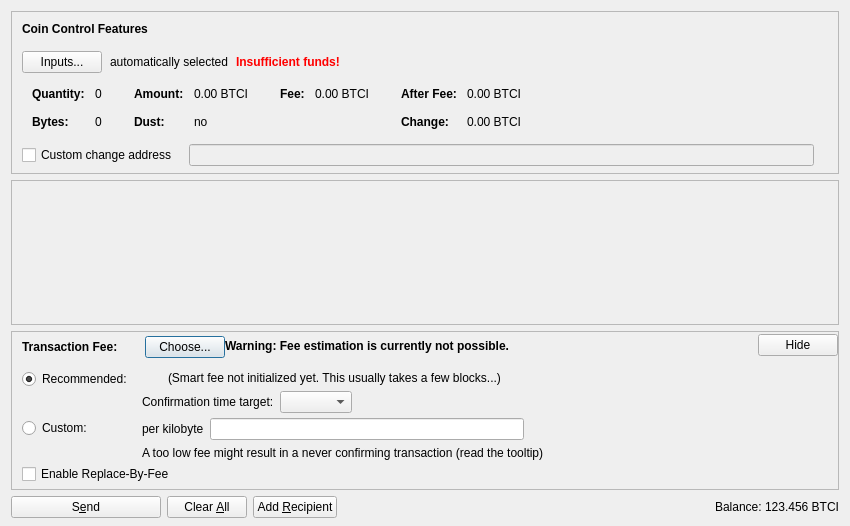
<?xml version="1.0" encoding="UTF-8"?>
<ui version="4.0">
 <class>SendCoinsDialog</class>
 <widget class="QDialog" name="SendCoinsDialog">
  <property name="geometry">
   <rect>
    <x>0</x>
    <y>0</y>
    <width>850</width>
    <height>526</height>
   </rect>
  </property>
  <property name="windowTitle">
   <string>Send Coins</string>
  </property>
  <layout class="QVBoxLayout" name="verticalLayout" stretch="0,1,0,0">
   <property name="bottomMargin">
    <number>8</number>
   </property>
   <item>
    <widget class="QFrame" name="frameCoinControl">
     <property name="sizePolicy">
      <sizepolicy hsizetype="Expanding" vsizetype="Expanding">
       <horstretch>0</horstretch>
       <verstretch>0</verstretch>
      </sizepolicy>
     </property>
     <property name="maximumSize">
      <size>
       <width>16777215</width>
       <height>16777215</height>
      </size>
     </property>
     <property name="frameShape">
      <enum>QFrame::StyledPanel</enum>
     </property>
     <property name="frameShadow">
      <enum>QFrame::Sunken</enum>
     </property>
     <layout class="QVBoxLayout" name="verticalLayoutCoinControl2">
      <property name="spacing">
       <number>0</number>
      </property>
      <property name="leftMargin">
       <number>0</number>
      </property>
      <property name="topMargin">
       <number>0</number>
      </property>
      <property name="rightMargin">
       <number>0</number>
      </property>
      <property name="bottomMargin">
       <number>6</number>
      </property>
      <item>
       <layout class="QVBoxLayout" name="verticalLayoutCoinControl" stretch="0,0,0,0,1">
        <property name="spacing">
         <number>0</number>
        </property>
        <property name="leftMargin">
         <number>10</number>
        </property>
        <property name="topMargin">
         <number>10</number>
        </property>
        <item>
         <layout class="QHBoxLayout" name="horizontalLayoutCoinControl1">
          <property name="bottomMargin">
           <number>15</number>
          </property>
          <item>
           <widget class="QLabel" name="labelCoinControlFeatures">
            <property name="sizePolicy">
             <sizepolicy hsizetype="Preferred" vsizetype="Maximum">
              <horstretch>0</horstretch>
              <verstretch>0</verstretch>
             </sizepolicy>
            </property>
            <property name="font">
             <font>
              <weight>75</weight>
              <bold>true</bold>
             </font>
            </property>
            <property name="styleSheet">
             <string notr="true">font-weight:bold;</string>
            </property>
            <property name="text">
             <string>Coin Control Features</string>
            </property>
           </widget>
          </item>
         </layout>
        </item>
        <item>
         <layout class="QHBoxLayout" name="horizontalLayoutCoinControl2" stretch="0,0,0,0">
          <property name="spacing">
           <number>8</number>
          </property>
          <property name="bottomMargin">
           <number>10</number>
          </property>
          <item>
           <widget class="QPushButton" name="pushButtonCoinControl">
            <property name="styleSheet">
             <string notr="true"/>
            </property>
            <property name="text">
             <string>Inputs...</string>
            </property>
            <property name="autoDefault">
             <bool>false</bool>
            </property>
           </widget>
          </item>
          <item>
           <widget class="QLabel" name="labelCoinControlAutomaticallySelected">
            <property name="text">
             <string>automatically selected</string>
            </property>
            <property name="margin">
             <number>5</number>
            </property>
           </widget>
          </item>
          <item>
           <widget class="QLabel" name="labelCoinControlInsuffFunds">
            <property name="font">
             <font>
              <weight>75</weight>
              <bold>true</bold>
             </font>
            </property>
            <property name="styleSheet">
             <string notr="true">color:red;font-weight:bold;</string>
            </property>
            <property name="text">
             <string>Insufficient funds!</string>
            </property>
            <property name="margin">
             <number>5</number>
            </property>
           </widget>
          </item>
          <item>
           <spacer name="horizontalSpacerCoinControl">
            <property name="orientation">
             <enum>Qt::Horizontal</enum>
            </property>
            <property name="sizeHint" stdset="0">
             <size>
              <width>40</width>
              <height>1</height>
             </size>
            </property>
           </spacer>
          </item>
         </layout>
        </item>
        <item>
         <widget class="QWidget" name="widgetCoinControl" native="true">
          <property name="sizePolicy">
           <sizepolicy hsizetype="Preferred" vsizetype="Preferred">
            <horstretch>0</horstretch>
            <verstretch>0</verstretch>
           </sizepolicy>
          </property>
          <property name="minimumSize">
           <size>
            <width>0</width>
            <height>0</height>
           </size>
          </property>
          <property name="styleSheet">
           <string notr="true"/>
          </property>
          <layout class="QHBoxLayout" name="horizontalLayoutCoinControl5">
           <property name="leftMargin">
            <number>0</number>
           </property>
           <property name="topMargin">
            <number>0</number>
           </property>
           <property name="rightMargin">
            <number>0</number>
           </property>
           <property name="bottomMargin">
            <number>0</number>
           </property>
           <item>
            <layout class="QHBoxLayout" name="horizontalLayoutCoinControl3" stretch="0,0,0,1">
             <property name="spacing">
              <number>20</number>
             </property>
             <property name="topMargin">
              <number>0</number>
             </property>
             <property name="bottomMargin">
              <number>10</number>
             </property>
             <item>
              <layout class="QFormLayout" name="formLayoutCoinControl1">
               <property name="horizontalSpacing">
                <number>10</number>
               </property>
               <property name="verticalSpacing">
                <number>14</number>
               </property>
               <property name="leftMargin">
                <number>10</number>
               </property>
               <property name="topMargin">
                <number>4</number>
               </property>
               <property name="rightMargin">
                <number>6</number>
               </property>
               <item row="0" column="0">
                <widget class="QLabel" name="labelCoinControlQuantityText">
                 <property name="font">
                  <font>
                   <weight>75</weight>
                   <bold>true</bold>
                  </font>
                 </property>
                 <property name="text">
                  <string>Quantity:</string>
                 </property>
                 <property name="margin">
                  <number>0</number>
                 </property>
                </widget>
               </item>
               <item row="0" column="1">
                <widget class="QLabel" name="labelCoinControlQuantity">
                 <property name="cursor">
                  <cursorShape>IBeamCursor</cursorShape>
                 </property>
                 <property name="contextMenuPolicy">
                  <enum>Qt::ActionsContextMenu</enum>
                 </property>
                 <property name="text">
                  <string notr="true">0</string>
                 </property>
                 <property name="margin">
                  <number>0</number>
                 </property>
                 <property name="textInteractionFlags">
                  <set>Qt::LinksAccessibleByMouse|Qt::TextSelectableByKeyboard|Qt::TextSelectableByMouse</set>
                 </property>
                </widget>
               </item>
               <item row="1" column="0">
                <widget class="QLabel" name="labelCoinControlBytesText">
                 <property name="font">
                  <font>
                   <weight>75</weight>
                   <bold>true</bold>
                  </font>
                 </property>
                 <property name="text">
                  <string>Bytes:</string>
                 </property>
                </widget>
               </item>
               <item row="1" column="1">
                <widget class="QLabel" name="labelCoinControlBytes">
                 <property name="cursor">
                  <cursorShape>IBeamCursor</cursorShape>
                 </property>
                 <property name="contextMenuPolicy">
                  <enum>Qt::ActionsContextMenu</enum>
                 </property>
                 <property name="text">
                  <string notr="true">0</string>
                 </property>
                 <property name="textInteractionFlags">
                  <set>Qt::LinksAccessibleByMouse|Qt::TextSelectableByKeyboard|Qt::TextSelectableByMouse</set>
                 </property>
                </widget>
               </item>
              </layout>
             </item>
             <item>
              <layout class="QFormLayout" name="formLayoutCoinControl2">
               <property name="horizontalSpacing">
                <number>10</number>
               </property>
               <property name="verticalSpacing">
                <number>14</number>
               </property>
               <property name="leftMargin">
                <number>6</number>
               </property>
               <property name="topMargin">
                <number>4</number>
               </property>
               <property name="rightMargin">
                <number>6</number>
               </property>
               <item row="0" column="0">
                <widget class="QLabel" name="labelCoinControlAmountText">
                 <property name="font">
                  <font>
                   <weight>75</weight>
                   <bold>true</bold>
                  </font>
                 </property>
                 <property name="text">
                  <string>Amount:</string>
                 </property>
                 <property name="margin">
                  <number>0</number>
                 </property>
                </widget>
               </item>
               <item row="0" column="1">
                <widget class="QLabel" name="labelCoinControlAmount">
                 <property name="cursor">
                  <cursorShape>IBeamCursor</cursorShape>
                 </property>
                 <property name="contextMenuPolicy">
                  <enum>Qt::ActionsContextMenu</enum>
                 </property>
                 <property name="text">
                  <string notr="true">0.00 BTCI</string>
                 </property>
                 <property name="textInteractionFlags">
                  <set>Qt::LinksAccessibleByMouse|Qt::TextSelectableByKeyboard|Qt::TextSelectableByMouse</set>
                 </property>
                </widget>
               </item>
               <item row="1" column="0">
                <widget class="QLabel" name="labelCoinControlLowOutputText">
                 <property name="font">
                  <font>
                   <weight>75</weight>
                   <bold>true</bold>
                  </font>
                 </property>
                 <property name="text">
                  <string>Dust:</string>
                 </property>
                </widget>
               </item>
               <item row="1" column="1">
                <widget class="QLabel" name="labelCoinControlLowOutput">
                 <property name="cursor">
                  <cursorShape>IBeamCursor</cursorShape>
                 </property>
                 <property name="contextMenuPolicy">
                  <enum>Qt::ActionsContextMenu</enum>
                 </property>
                 <property name="text">
                  <string notr="true">no</string>
                 </property>
                 <property name="textInteractionFlags">
                  <set>Qt::LinksAccessibleByMouse|Qt::TextSelectableByKeyboard|Qt::TextSelectableByMouse</set>
                 </property>
                </widget>
               </item>
              </layout>
             </item>
             <item>
              <layout class="QFormLayout" name="formLayoutCoinControl3">
               <property name="horizontalSpacing">
                <number>10</number>
               </property>
               <property name="verticalSpacing">
                <number>14</number>
               </property>
               <property name="leftMargin">
                <number>6</number>
               </property>
               <property name="topMargin">
                <number>4</number>
               </property>
               <property name="rightMargin">
                <number>6</number>
               </property>
               <item row="0" column="0">
                <widget class="QLabel" name="labelCoinControlFeeText">
                 <property name="font">
                  <font>
                   <weight>75</weight>
                   <bold>true</bold>
                  </font>
                 </property>
                 <property name="text">
                  <string>Fee:</string>
                 </property>
                 <property name="margin">
                  <number>0</number>
                 </property>
                </widget>
               </item>
               <item row="0" column="1">
                <widget class="QLabel" name="labelCoinControlFee">
                 <property name="cursor">
                  <cursorShape>IBeamCursor</cursorShape>
                 </property>
                 <property name="contextMenuPolicy">
                  <enum>Qt::ActionsContextMenu</enum>
                 </property>
                 <property name="text">
                  <string notr="true">0.00 BTCI</string>
                 </property>
                 <property name="textInteractionFlags">
                  <set>Qt::LinksAccessibleByMouse|Qt::TextSelectableByKeyboard|Qt::TextSelectableByMouse</set>
                 </property>
                </widget>
               </item>
              </layout>
             </item>
             <item>
              <layout class="QFormLayout" name="formLayoutCoinControl4">
               <property name="horizontalSpacing">
                <number>10</number>
               </property>
               <property name="verticalSpacing">
                <number>14</number>
               </property>
               <property name="leftMargin">
                <number>6</number>
               </property>
               <property name="topMargin">
                <number>4</number>
               </property>
               <property name="rightMargin">
                <number>6</number>
               </property>
               <item row="0" column="0">
                <widget class="QLabel" name="labelCoinControlAfterFeeText">
                 <property name="font">
                  <font>
                   <weight>75</weight>
                   <bold>true</bold>
                  </font>
                 </property>
                 <property name="text">
                  <string>After Fee:</string>
                 </property>
                 <property name="margin">
                  <number>0</number>
                 </property>
                </widget>
               </item>
               <item row="0" column="1">
                <widget class="QLabel" name="labelCoinControlAfterFee">
                 <property name="cursor">
                  <cursorShape>IBeamCursor</cursorShape>
                 </property>
                 <property name="contextMenuPolicy">
                  <enum>Qt::ActionsContextMenu</enum>
                 </property>
                 <property name="text">
                  <string notr="true">0.00 BTCI</string>
                 </property>
                 <property name="textInteractionFlags">
                  <set>Qt::LinksAccessibleByMouse|Qt::TextSelectableByKeyboard|Qt::TextSelectableByMouse</set>
                 </property>
                </widget>
               </item>
               <item row="1" column="0">
                <widget class="QLabel" name="labelCoinControlChangeText">
                 <property name="font">
                  <font>
                   <weight>75</weight>
                   <bold>true</bold>
                  </font>
                 </property>
                 <property name="text">
                  <string>Change:</string>
                 </property>
                </widget>
               </item>
               <item row="1" column="1">
                <widget class="QLabel" name="labelCoinControlChange">
                 <property name="cursor">
                  <cursorShape>IBeamCursor</cursorShape>
                 </property>
                 <property name="contextMenuPolicy">
                  <enum>Qt::ActionsContextMenu</enum>
                 </property>
                 <property name="text">
                  <string notr="true">0.00 BTCI</string>
                 </property>
                 <property name="textInteractionFlags">
                  <set>Qt::LinksAccessibleByMouse|Qt::TextSelectableByKeyboard|Qt::TextSelectableByMouse</set>
                 </property>
                </widget>
               </item>
              </layout>
             </item>
            </layout>
           </item>
          </layout>
         </widget>
        </item>
        <item>
         <layout class="QHBoxLayout" name="horizontalLayoutCoinControl4" stretch="0,0,0">
          <property name="spacing">
           <number>12</number>
          </property>
          <property name="sizeConstraint">
           <enum>QLayout::SetDefaultConstraint</enum>
          </property>
          <property name="topMargin">
           <number>5</number>
          </property>
          <property name="rightMargin">
           <number>5</number>
          </property>
          <item>
           <widget class="QCheckBox" name="checkBoxCoinControlChange">
            <property name="toolTip">
             <string>If this is activated, but the change address is empty or invalid, change will be sent to a newly generated address.</string>
            </property>
            <property name="text">
             <string>Custom change address</string>
            </property>
           </widget>
          </item>
          <item>
           <widget class="QValidatedLineEdit" name="lineEditCoinControlChange">
            <property name="enabled">
             <bool>false</bool>
            </property>
            <property name="sizePolicy">
             <sizepolicy hsizetype="Expanding" vsizetype="Fixed">
              <horstretch>0</horstretch>
              <verstretch>0</verstretch>
             </sizepolicy>
            </property>
           </widget>
          </item>
          <item>
           <widget class="QLabel" name="labelCoinControlChangeLabel">
            <property name="sizePolicy">
             <sizepolicy hsizetype="Preferred" vsizetype="Expanding">
              <horstretch>0</horstretch>
              <verstretch>0</verstretch>
             </sizepolicy>
            </property>
            <property name="minimumSize">
             <size>
              <width>0</width>
              <height>0</height>
             </size>
            </property>
            <property name="text">
             <string/>
            </property>
            <property name="margin">
             <number>3</number>
            </property>
           </widget>
          </item>
         </layout>
        </item>
        <item>
         <spacer name="verticalSpacerCoinControl">
          <property name="orientation">
           <enum>Qt::Vertical</enum>
          </property>
          <property name="sizeHint" stdset="0">
           <size>
            <width>800</width>
            <height>1</height>
           </size>
          </property>
         </spacer>
        </item>
       </layout>
      </item>
     </layout>
    </widget>
   </item>
   <item>
    <widget class="QScrollArea" name="scrollArea">
     <property name="widgetResizable">
      <bool>true</bool>
     </property>
     <widget class="QWidget" name="scrollAreaWidgetContents">
      <property name="geometry">
       <rect>
        <x>0</x>
        <y>0</y>
        <width>830</width>
        <height>104</height>
       </rect>
      </property>
      <layout class="QVBoxLayout" name="verticalLayout_2" stretch="0,1">
       <property name="leftMargin">
        <number>0</number>
       </property>
       <property name="topMargin">
        <number>0</number>
       </property>
       <property name="rightMargin">
        <number>0</number>
       </property>
       <property name="bottomMargin">
        <number>0</number>
       </property>
       <item>
        <layout class="QVBoxLayout" name="entries">
         <property name="spacing">
          <number>6</number>
         </property>
        </layout>
       </item>
       <item>
        <spacer name="verticalSpacer">
         <property name="orientation">
          <enum>Qt::Vertical</enum>
         </property>
         <property name="sizeHint" stdset="0">
          <size>
           <width>20</width>
           <height>40</height>
          </size>
         </property>
        </spacer>
       </item>
      </layout>
     </widget>
    </widget>
   </item>
   <item>
    <widget class="QFrame" name="frameFee">
     <property name="sizePolicy">
      <sizepolicy hsizetype="Expanding" vsizetype="Expanding">
       <horstretch>0</horstretch>
       <verstretch>0</verstretch>
      </sizepolicy>
     </property>
     <property name="maximumSize">
      <size>
       <width>16777215</width>
       <height>16777215</height>
      </size>
     </property>
     <property name="frameShape">
      <enum>QFrame::StyledPanel</enum>
     </property>
     <property name="frameShadow">
      <enum>QFrame::Sunken</enum>
     </property>
     <layout class="QVBoxLayout" name="verticalLayoutFee1">
      <property name="spacing">
       <number>0</number>
      </property>
      <property name="leftMargin">
       <number>0</number>
      </property>
      <property name="topMargin">
       <number>0</number>
      </property>
      <property name="rightMargin">
       <number>0</number>
      </property>
      <property name="bottomMargin">
       <number>0</number>
      </property>
      <item>
       <layout class="QVBoxLayout" name="verticalLayoutFee2" stretch="0,0,0">
        <property name="spacing">
         <number>0</number>
        </property>
        <property name="leftMargin">
         <number>10</number>
        </property>
        <property name="topMargin">
         <number>0</number>
        </property>
        <item>
         <layout class="QHBoxLayout" name="horizontalLayoutFee1">
          <property name="bottomMargin">
           <number>0</number>
          </property>
          <item>
           <layout class="QVBoxLayout" name="verticalLayoutFee7">
            <property name="spacing">
             <number>0</number>
            </property>
            <item>
             <spacer name="verticalSpacerSmartFee">
              <property name="orientation">
               <enum>Qt::Vertical</enum>
              </property>
              <property name="sizeType">
               <enum>QSizePolicy::Fixed</enum>
              </property>
              <property name="sizeHint" stdset="0">
               <size>
                <width>1</width>
                <height>4</height>
               </size>
              </property>
             </spacer>
            </item>
            <item>
             <layout class="QHBoxLayout" name="horizontalLayoutSmartFee">
              <property name="spacing">
               <number>10</number>
              </property>
              <item>
               <widget class="QLabel" name="labelFeeHeadline">
                <property name="sizePolicy">
                 <sizepolicy hsizetype="Preferred" vsizetype="Maximum">
                  <horstretch>0</horstretch>
                  <verstretch>0</verstretch>
                 </sizepolicy>
                </property>
                <property name="font">
                 <font>
                  <weight>75</weight>
                  <bold>true</bold>
                 </font>
                </property>
                <property name="styleSheet">
                 <string notr="true">font-weight:bold;</string>
                </property>
                <property name="text">
                 <string>Transaction Fee:</string>
                </property>
               </widget>
              </item>
              <item>
               <widget class="QLabel" name="labelFeeMinimized">
                <property name="text">
                 <string/>
                </property>
               </widget>
              </item>
              <item>
               <widget class="QPushButton" name="buttonChooseFee">
                <property name="text">
                 <string>Choose...</string>
                </property>
               </widget>
              </item>
             </layout>
            </item>
            <item>
             <spacer name="verticalSpacer_5">
              <property name="orientation">
               <enum>Qt::Vertical</enum>
              </property>
              <property name="sizeHint" stdset="0">
               <size>
                <width>1</width>
                <height>1</height>
               </size>
              </property>
             </spacer>
            </item>
           </layout>
          </item>
          <item>
           <widget class="QLabel" name="fallbackFeeWarningLabel">
            <property name="toolTip">
             <string>Using the fallbackfee can result in sending a transaction that will take several hours or days (or never) to confirm. Consider choosing your fee manually or wait until you have validated the complete chain.</string>
            </property>
            <property name="font">
            <font>
                <weight>75</weight>
                <bold>true</bold>
            </font>
            </property>
            <property name="text">
             <string>Warning: Fee estimation is currently not possible.</string>
            </property>
            <property name="wordWrap">
             <bool>false</bool>
            </property>
           </widget>
          </item>
          <item>
           <spacer name="horizontalSpacer_4">
            <property name="orientation">
             <enum>Qt::Horizontal</enum>
            </property>
            <property name="sizeType">
             <enum>QSizePolicy::MinimumExpanding</enum>
            </property>
            <property name="sizeHint" stdset="0">
             <size>
              <width>40</width>
              <height>20</height>
             </size>
            </property>
           </spacer>
          </item>
          <item>
           <widget class="QPushButton" name="buttonMinimizeFee">
            <property name="toolTip">
             <string>Hide transaction fee settings</string>
            </property>
            <property name="text">
             <string>Hide</string>
            </property>
           </widget>
          </item>
         </layout>
        </item>
        <item>
         <widget class="QFrame" name="frameFeeSelection">
          <layout class="QVBoxLayout" name="verticalLayoutFee12">
           <property name="spacing">
            <number>0</number>
           </property>
           <property name="leftMargin">
            <number>0</number>
           </property>
           <property name="topMargin">
            <number>0</number>
           </property>
           <property name="rightMargin">
            <number>0</number>
           </property>
           <property name="bottomMargin">
            <number>0</number>
           </property>
           <item>
            <layout class="QGridLayout" name="gridLayoutFee">
             <property name="topMargin">
              <number>10</number>
             </property>
             <property name="bottomMargin">
              <number>4</number>
             </property>
             <property name="horizontalSpacing">
              <number>10</number>
             </property>
             <property name="verticalSpacing">
              <number>4</number>
             </property>
             <item row="1" column="1">
              <layout class="QVBoxLayout" name="verticalLayoutFee8">
               <property name="spacing">
                <number>6</number>
               </property>
               <item>
                <layout class="QHBoxLayout" name="horizontalLayoutFee13">
                 <item>
                  <widget class="QLabel" name="labelCustomPerKilobyte">
                   <property name="toolTip">
                    <string>Specify a custom fee per kB (1,000 bytes) of the transaction's virtual size.

Note:  Since the fee is calculated on a per-byte basis, a fee of "100 satoshis per kB" for a transaction size of 500 bytes (half of 1 kB) would ultimately yield a fee of only 50 satoshis.</string>
                   </property>
                   <property name="text">
                    <string>per kilobyte</string>
                   </property>
                  </widget>
                 </item>
                 <item>
                  <widget class="BitcoinAmountField" name="customFee"/>
                 </item>
                 <item>
                  <spacer name="horizontalSpacer_6">
                   <property name="orientation">
                    <enum>Qt::Horizontal</enum>
                   </property>
                   <property name="sizeHint" stdset="0">
                    <size>
                     <width>1</width>
                     <height>1</height>
                    </size>
                   </property>
                  </spacer>
                 </item>
                </layout>
               </item>
               <item>
                <layout class="QHBoxLayout" name="horizontalLayoutFee8">
                 <item>
                  <widget class="QLabel" name="labelCustomFeeWarning">
                   <property name="enabled">
                    <bool>true</bool>
                   </property>
                   <property name="toolTip">
                    <string>When there is less transaction volume than space in the blocks, miners as well as relaying nodes may enforce a minimum fee. Paying only this minimum fee is just fine, but be aware that this can result in a never confirming transaction once there is more demand for bitcoin transactions than the network can process.</string>
                   </property>
                   <property name="text">
                    <string>A too low fee might result in a never confirming transaction (read the tooltip)</string>
                   </property>
                  </widget>
                 </item>
                 <item>
                  <spacer name="horizontalSpacer_2">
                   <property name="orientation">
                    <enum>Qt::Horizontal</enum>
                   </property>
                   <property name="sizeHint" stdset="0">
                    <size>
                     <width>1</width>
                     <height>1</height>
                    </size>
                   </property>
                  </spacer>
                 </item>
                </layout>
               </item>
              </layout>
             </item>
             <item row="0" column="0">
              <layout class="QVBoxLayout" name="verticalLayoutFee4" stretch="0,1">
               <item>
                <widget class="QRadioButton" name="radioSmartFee">
                 <property name="text">
                  <string>Recommended:</string>
                 </property>
                 <property name="checked">
                  <bool>true</bool>
                 </property>
                 <attribute name="buttonGroup">
                  <string notr="true">groupFee</string>
                 </attribute>
                </widget>
               </item>
               <item>
                <spacer name="verticalSpacer_2">
                 <property name="orientation">
                  <enum>Qt::Vertical</enum>
                 </property>
                 <property name="sizeHint" stdset="0">
                  <size>
                   <width>1</width>
                   <height>1</height>
                  </size>
                 </property>
                </spacer>
               </item>
              </layout>
             </item>
             <item row="1" column="0">
              <layout class="QVBoxLayout" name="verticalLayoutFee9" stretch="0,1">
               <item>
                <widget class="QRadioButton" name="radioCustomFee">
                 <property name="text">
                  <string>Custom:</string>
                 </property>
                 <attribute name="buttonGroup">
                  <string notr="true">groupFee</string>
                 </attribute>
                </widget>
               </item>
               <item>
                <spacer name="verticalSpacer_6">
                 <property name="orientation">
                  <enum>Qt::Vertical</enum>
                 </property>
                 <property name="sizeHint" stdset="0">
                  <size>
                   <width>1</width>
                   <height>1</height>
                  </size>
                 </property>
                </spacer>
               </item>
              </layout>
             </item>
             <item row="0" column="1">
              <layout class="QVBoxLayout" name="verticalLayoutFee3" stretch="0,0,1">
               <property name="spacing">
                <number>6</number>
               </property>
               <property name="topMargin">
                <number>2</number>
               </property>
               <item>
                <layout class="QHBoxLayout" name="horizontalLayoutFee12">
                 <item>
                  <widget class="QLabel" name="labelSmartFee">
                   <property name="text">
                    <string/>
                   </property>
                  </widget>
                 </item>
                 <item>
                  <widget class="QLabel" name="labelFeeEstimation">
                   <property name="text">
                    <string/>
                   </property>
                  </widget>
                 </item>
                 <item>
                  <widget class="QLabel" name="labelSmartFee2">
                   <property name="text">
                    <string>(Smart fee not initialized yet. This usually takes a few blocks...)</string>
                   </property>
                  </widget>
                 </item>
                 <item>
                  <spacer name="horizontalSpacer_5">
                   <property name="orientation">
                    <enum>Qt::Horizontal</enum>
                   </property>
                   <property name="sizeHint" stdset="0">
                    <size>
                     <width>1</width>
                     <height>1</height>
                    </size>
                   </property>
                  </spacer>
                 </item>
                </layout>
               </item>
               <item>
                <layout class="QHBoxLayout" name="horizontalLayoutFee9">
                 <item>
                  <layout class="QVBoxLayout" name="verticalLayoutFee6">
                   <item>
                    <widget class="QLabel" name="labelSmartFee3">
                     <property name="text">
                      <string>Confirmation time target:</string>
                     </property>
                    </widget>
                   </item>
                  </layout>
                 </item>
                 <item>
                  <layout class="QVBoxLayout" name="verticalLayoutFee5">
                   <property name="rightMargin">
                    <number>30</number>
                   </property>
                   <item>
                    <layout class="QHBoxLayout" name="horizontalLayoutConfTarget">
                     <property name="bottomMargin">
                      <number>0</number>
                     </property>
                     <item>
                      <widget class="QComboBox" name="confTargetSelector"/>
                     </item>
                     <item>
                      <spacer name="horizontalSpacerConfTarget">
                       <property name="orientation">
                        <enum>Qt::Horizontal</enum>
                       </property>
                       <property name="sizeHint" stdset="0">
                        <size>
                         <width>40</width>
                         <height>20</height>
                        </size>
                       </property>
                      </spacer>
                     </item>
                    </layout>
                   </item>
                  </layout>
                 </item>
                </layout>
               </item>
               <item>
                <spacer name="verticalSpacer_4">
                 <property name="orientation">
                  <enum>Qt::Vertical</enum>
                 </property>
                 <property name="sizeHint" stdset="0">
                  <size>
                   <width>1</width>
                   <height>1</height>
                  </size>
                 </property>
                </spacer>
               </item>
              </layout>
             </item>
            </layout>
           </item>
           <item>
            <widget class="QCheckBox" name="optInRBF">
             <property name="text">
              <string>Enable Replace-By-Fee</string>
             </property>
             <property name="toolTip">
              <string>With Replace-By-Fee (BIP-125) you can increase a transaction's fee after it is sent. Without this, a higher fee may be recommended to compensate for increased transaction delay risk.</string>
             </property>
            </widget>
           </item>
          </layout>
         </widget>
        </item>
        <item>
         <spacer name="verticalSpacerFee">
          <property name="orientation">
           <enum>Qt::Vertical</enum>
          </property>
          <property name="sizeHint" stdset="0">
           <size>
            <width>40</width>
            <height>5</height>
           </size>
          </property>
         </spacer>
        </item>
       </layout>
      </item>
     </layout>
    </widget>
   </item>
   <item>
    <layout class="QHBoxLayout" name="horizontalLayout">
     <item>
      <widget class="QPushButton" name="sendButton">
       <property name="minimumSize">
        <size>
         <width>150</width>
         <height>0</height>
        </size>
       </property>
       <property name="toolTip">
        <string>Confirm the send action</string>
       </property>
       <property name="text">
        <string>S&amp;end</string>
       </property>
       <property name="icon">
        <iconset resource="../bitcoin.qrc">
         <normaloff>:/icons/send</normaloff>:/icons/send</iconset>
       </property>
       <property name="autoDefault">
        <bool>false</bool>
       </property>
       <property name="default">
        <bool>false</bool>
       </property>
      </widget>
     </item>
     <item>
      <widget class="QPushButton" name="clearButton">
       <property name="sizePolicy">
        <sizepolicy hsizetype="Minimum" vsizetype="Fixed">
         <horstretch>0</horstretch>
         <verstretch>0</verstretch>
        </sizepolicy>
       </property>
       <property name="toolTip">
        <string>Clear all fields of the form.</string>
       </property>
       <property name="text">
        <string>Clear &amp;All</string>
       </property>
       <property name="icon">
        <iconset resource="../bitcoin.qrc">
         <normaloff>:/icons/remove</normaloff>:/icons/remove</iconset>
       </property>
       <property name="autoDefault">
        <bool>false</bool>
       </property>
      </widget>
     </item>
     <item>
      <widget class="QPushButton" name="addButton">
       <property name="toolTip">
        <string>Send to multiple recipients at once</string>
       </property>
       <property name="text">
        <string>Add &amp;Recipient</string>
       </property>
       <property name="icon">
        <iconset resource="../bitcoin.qrc">
         <normaloff>:/icons/add</normaloff>:/icons/add</iconset>
       </property>
       <property name="autoDefault">
        <bool>false</bool>
       </property>
      </widget>
     </item>
     <item>
      <spacer name="horizontalSpacer">
       <property name="orientation">
        <enum>Qt::Horizontal</enum>
       </property>
       <property name="sizeHint" stdset="0">
        <size>
         <width>40</width>
         <height>20</height>
        </size>
       </property>
      </spacer>
     </item>
     <item>
      <layout class="QHBoxLayout" name="horizontalLayout_2">
       <property name="spacing">
        <number>3</number>
       </property>
       <item>
        <widget class="QLabel" name="labelBalanceName">
         <property name="sizePolicy">
          <sizepolicy hsizetype="Preferred" vsizetype="Fixed">
           <horstretch>0</horstretch>
           <verstretch>0</verstretch>
          </sizepolicy>
         </property>
         <property name="text">
          <string>Balance:</string>
         </property>
        </widget>
       </item>
       <item>
        <widget class="QLabel" name="labelBalance">
         <property name="sizePolicy">
          <sizepolicy hsizetype="Preferred" vsizetype="Fixed">
           <horstretch>0</horstretch>
           <verstretch>0</verstretch>
          </sizepolicy>
         </property>
         <property name="cursor">
          <cursorShape>IBeamCursor</cursorShape>
         </property>
         <property name="text">
          <string notr="true">123.456 BTCI</string>
         </property>
         <property name="textInteractionFlags">
          <set>Qt::LinksAccessibleByMouse|Qt::TextSelectableByKeyboard|Qt::TextSelectableByMouse</set>
         </property>
        </widget>
       </item>
      </layout>
     </item>
    </layout>
   </item>
  </layout>
 </widget>
 <customwidgets>
  <customwidget>
   <class>QValidatedLineEdit</class>
   <extends>QLineEdit</extends>
   <header>qt/qvalidatedlineedit.h</header>
  </customwidget>
  <customwidget>
   <class>BitcoinAmountField</class>
   <extends>QLineEdit</extends>
   <header>qt/bitcoinamountfield.h</header>
   <container>1</container>
  </customwidget>
 </customwidgets>
 <resources>
  <include location="../bitcoin.qrc"/>
 </resources>
 <connections/>
 <buttongroups>
  <buttongroup name="groupFee"/>
 </buttongroups>
</ui>
